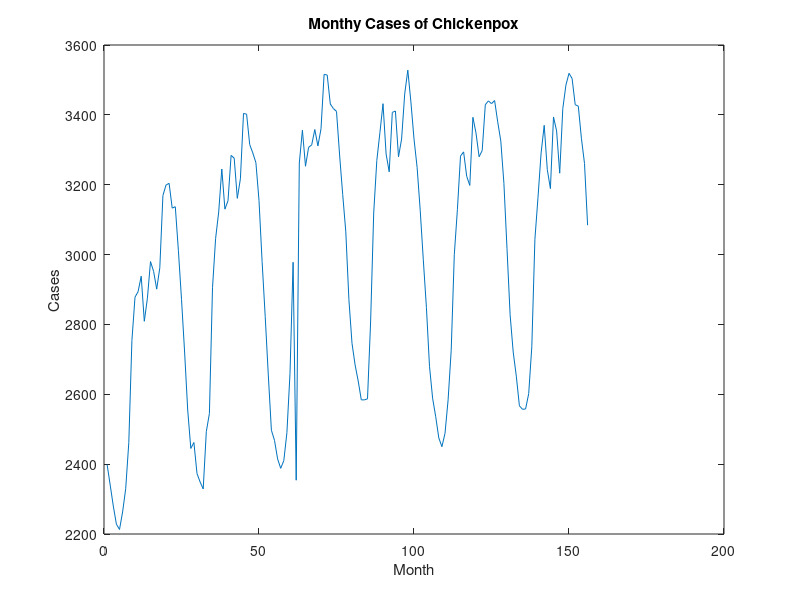

The MATLAB script that drew this image: (Note: this script raises an error after producing the figure.)

clear all;
close all;
load dka.mat


data = dka';
%data = [data{:}];

% data = chickenpox_dataset;
% data = [data{:}];

figure
plot(data)
xlabel("Month")
ylabel("Cases")
title("Monthy Cases of Chickenpox")

numTimeStepsTrain = floor(0.9*numel(data));

dataTrain = data(1:numTimeStepsTrain+1);
dataTest = data(numTimeStepsTrain+1:end);

mu = mean(dataTrain);
sig = std(dataTrain);

dataTrainStandardized = (dataTrain - mu) / sig;

XTrain = dataTrainStandardized(1:end-1);
YTrain = dataTrainStandardized(2:end);


numFeatures = 1;
numResponses = 1;
numHiddenUnits = 200;

layers = [ ...
    sequenceInputLayer(numFeatures)
    lstmLayer(numHiddenUnits)
    fullyConnectedLayer(numResponses)
    regressionLayer];

options = trainingOptions('adam', ...
    'MaxEpochs',250, ...
    'GradientThreshold',1, ...
    'InitialLearnRate',0.005, ...
    'LearnRateSchedule','piecewise', ...
    'LearnRateDropPeriod',125, ...
    'LearnRateDropFactor',0.2, ...
    'Verbose',0, ...
    'Plots','training-progress');

net = trainNetwork(XTrain,YTrain,layers,options);

dataTestStandardized = (dataTest - mu) / sig;
XTest = dataTestStandardized(1:end-1);

net = predictAndUpdateState(net,XTrain);
[net,YPred] = predictAndUpdateState(net,YTrain(end));

numTimeStepsTest = numel(XTest);
for i = 2:numTimeStepsTest
    [net,YPred(:,i)] = predictAndUpdateState(net,YPred(:,i-1),'ExecutionEnvironment','cpu');
end

YPred = sig*YPred + mu;

YTest = dataTest(2:end);
rmse = sqrt(mean((YPred-YTest).^2))

figure
plot(dataTrain(1:end-1))
hold on
idx = numTimeStepsTrain:(numTimeStepsTrain+numTimeStepsTest);
plot(idx,[data(numTimeStepsTrain) YPred],'.-')
hold off
xlabel("Month")
ylabel("Cases")
title("Forecast")
legend(["Observed" "Forecast"])

figure
subplot(2,1,1)
plot(YTest)
hold on
plot(YPred,'.-')
hold off
legend(["Observed" "Forecast"])
ylabel("Cases")
title("Forecast")

subplot(2,1,2)
stem(YPred - YTest)
xlabel("Month")
ylabel("Error")
title("RMSE = " + rmse)


net = resetState(net);
net = predictAndUpdateState(net,XTrain);

YPred = [];
numTimeStepsTest = numel(XTest);
for i = 1:numTimeStepsTest
    [net,YPred(:,i)] = predictAndUpdateState(net,XTest(:,i),'ExecutionEnvironment','cpu');
end

YPred = sig*YPred + mu;

rmse = sqrt(mean((YPred-YTest).^2))

figure
subplot(2,1,1)
plot(YTest)
hold on
plot(YPred,'.-')
hold off
legend(["Observed" "Predicted"])
ylabel("Cases")
title("Forecast with Updates")

subplot(2,1,2)
stem(YPred - YTest)
xlabel("Month")
ylabel("Error")
title("RMSE = " + rmse)

